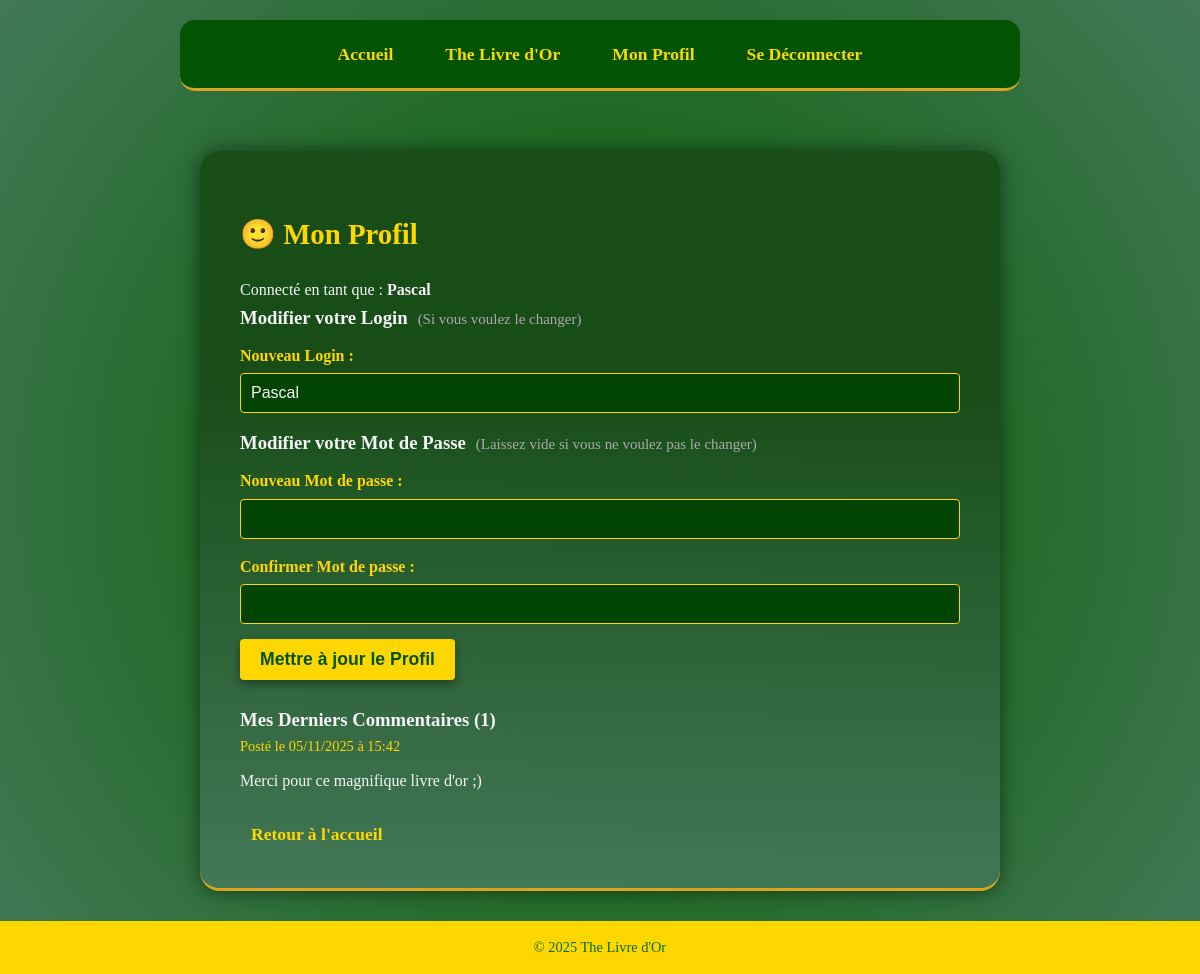
The app's page /profil.php (signed in) with its own data.
### tables this page shows
CREATE TABLE `utilisateurs` (
  `id` int NOT NULL,
  `login` varchar(255) NOT NULL,
  `password` varchar(255) NOT NULL
);

CREATE TABLE `commentaires` (
  `id` int NOT NULL,
  `commentaire` text NOT NULL,
  `id_utilisateur` int NOT NULL,
  `date` datetime NOT NULL
);

### model/user-model.php (called while the page is built, shortened)
<?php
class UserModel
{
    private $bdd;
    public function __construct()
    {
        $host = getenv('DB_HOST') ?: 'localhost';
        $dbname = getenv('DB_NAME') ?: 'livreor';
        $username = getenv('DB_USER') ?: 'root';
        $password = getenv('DB_PASSWORD') ?: '';
        try {
            $this->bdd = new PDO("mysql:host=$host;dbname=$dbname;charset=utf8", $username, $password);
            $this->bdd->setAttribute(PDO::ATTR_ERRMODE, PDO::ERRMODE_EXCEPTION);
        } catch (Exception $e) {
            die('Erreur de connexion à la base de données : ' . $e->getMessage());
        }
    }
    public function getUserById($id)
    {
        $requete = $this->bdd->prepare("SELECT id, login FROM utilisateurs WHERE id = ?");
        $requete->execute([$id]);
        return $requete->fetch(PDO::FETCH_ASSOC);
    }
}

### model/comment-model.php (called while the page is built, shortened)
<?php
class CommentModel
{
    private $bdd;
    public function __construct()
    {
        $host = getenv('DB_HOST') ?: 'localhost';
        $dbname = getenv('DB_NAME') ?: 'livreor';
        $username = getenv('DB_USER') ?: 'root';
        $password = getenv('DB_PASSWORD') ?: '';
        try {
            $this->bdd = new PDO("mysql:host=$host;dbname=$dbname;charset=utf8", $username, $password);
            $this->bdd->setAttribute(PDO::ATTR_ERRMODE, PDO::ERRMODE_EXCEPTION);
        } catch (Exception $e) {
            die('Erreur de connexion à la base de données : ' . $e->getMessage());
        }
    }
    public function getCommentsByUserId($user_id)
    {
        $requete = $this->bdd->prepare("
        SELECT
            commentaire,
            date
        FROM
            commentaires
        WHERE
            id_utilisateur = ?
        ORDER BY
            date DESC
    ");
        $requete->execute([$user_id]);
        return $requete->fetchAll(PDO::FETCH_ASSOC);
    }
}

### profil.php (the view, shortened to what this page needs)
<?php
require_once('model/user-model.php');
require_once('model/comment-model.php');
$userModel = new UserModel();
$commentModel = new CommentModel();
$user_id = $_SESSION['user_id'];
$utilisateur = $userModel->getUserById($user_id);
$commentaires_utilisateur = $commentModel->getCommentsByUserId($user_id);
include('includes/header.php');
?>
    <main>
        <h2>🙂 Mon Profil</h2>
        <p>Connecté en tant que : <strong><?= htmlspecialchars($utilisateur['login']) ?></strong></p>
        <form action="profil.php" method="POST">
            <h3>Modifier votre Login <span class="note-profil">(Si vous voulez le changer)</span></h3>
            <div>
                <label for="new_login">Nouveau Login :</label>
                <input type="text" id="new_login" name="new_login"
                       value="<?= htmlspecialchars($utilisateur['login']) ?>" required>
            </div>
            <h3>Modifier votre Mot de Passe
            <span class="note-profil">(Laissez vide si vous ne voulez pas le changer)</span>
            </h3>
            <div>
                <label for="new_password">Nouveau Mot de passe :</label>
                <input type="password" id="new_password" name="new_password">
            </div>
            <div>
                <label for="conf_password">Confirmer Mot de passe :</label>
                <input type="password" id="conf_password" name="conf_password">
            </div>
            <button type="submit" name="submit_profil">Mettre à jour le Profil</button>
        </form>
        <section id="mes-commentaires">
            <h3>Mes Derniers Commentaires (<?= count($commentaires_utilisateur) ?>)</h3>
            <?php if (empty($commentaires_utilisateur)): ?>
                <p>Vous n'avez pas encore posté de commentaire.</p>
                <br>
            <?php else: ?>
                <?php foreach ($commentaires_utilisateur as $commentaire): ?>
                    <article class="commentaire-profil">
                        <p class="meta">
                            Posté le <?= date('d/m/Y à H:i', strtotime($commentaire['date'])) ?>
                        </p>
                        <p class="contenu">
                            <?= nl2br(htmlspecialchars($commentaire['commentaire'])) ?>
                        </p>
                        <br>
                    </article>
                     <?php endforeach; ?>
            <?php endif; ?>
        </section>
        <p><a href="index.php">Retour à l'accueil</a></p>
    </main>
<?php
include('includes/footer.php');
?>

### css/style.css (style rules this page uses)
:root { background: #166616; background: radial-gradient(circle, rgba(22, 102, 22, 1) 32%, rgba(67, 120, 88, 1) 100%); --color-text-primary: #f5f5f5; --color-accent: #DAA520; --color-accent-light: #FFD700; --color-border: #444; --font-primary: 'Georgia', serif; }
* { margin: 0; padding: 0; box-sizing: border-box; }
body { font-family: var(--font-primary); background-color: var(--color-background); color: var(--color-text-primary); line-height: 1.6; display: flex; flex-direction: column; align-items: center; min-height: 100vh; }
h2 { font-size: 1.8em; color: var(--color-accent-light); margin-top: 20px; margin-bottom: 15px; padding-bottom: 5px; }
main { width: 90%; max-width: 800px; padding: 40px; margin: 30px auto; background: #184d18; background: linear-gradient(181deg, rgba(24, 77, 24, 1) 32%, rgba(67, 120, 88, 1) 100%); border-bottom: 3px solid var(--color-accent); box-shadow: 0 0 20px rgba(0, 0, 0, 0.5); border-radius: 20px; }
form div { margin-bottom: 15px; }
label { display: block; margin-bottom: 5px; color: var(--color-accent-light); font-weight: bold; }
input[type="text"], input[type="password"], textarea { width: 100%; padding: 10px; border: 1px solid var(--color-accent-light); background-color: #014303; color: var(--color-text-primary); font-size: 1em; border-radius: 4px; transition: border-color 0.3s; }
button[type="submit"] { background-color: var(--color-accent-light); color: #025302; padding: 10px 20px; border: none; cursor: pointer; font-size: 1.1em; font-weight: bold; margin-bottom: 25px; border-radius: 4px; transition: background-color 0.3s; box-shadow: 0 4px 8px rgba(0, 0, 0, 0.4); }
.note-profil { font-size: 0.8em; font-weight: normal; color: #AAAAAA; margin-left: 10px; display: inline-block; }
form h3 { display: flex; align-items: baseline; margin-bottom: 10px; }
nav a, main a { color: var(--color-accent-light); text-decoration: none; transition: color 0.3s; border: 1px solid transparent; border-radius: 8px; font-size: 1.1em; font-weight: bold; padding: 5px 10px; border-bottom: 2px solid transparent; }
.meta { font-size: 0.9em; color: var(--color-accent-light); margin-bottom: 10px; }

### records on screen
utilisateurs: login "Pascal", new_login "Pascal"
commentaires: date "05/11/2025 à 15:42", commentaire "Merci pour ce magnifique livre d'or ;)"

### other values on screen
count($commentaires_utilisateur) "1"
